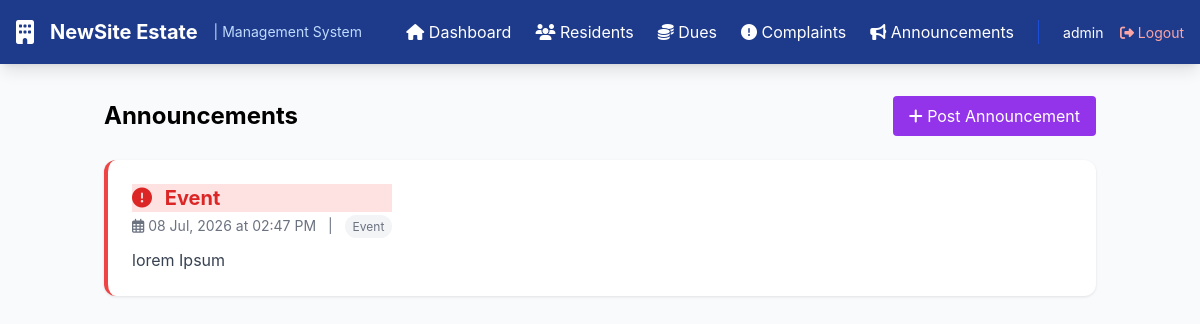
Page /announcements (signed in) on the committed database.
### models.py (models this page shows)
class User(db.Model, UserMixin):
    id = db.Column(db.Integer, primary_key=True)
    username = db.Column(db.String(80), unique=True, nullable=False)
    password = db.Column(db.String(200), nullable=False)
    role = db.Column(db.String(20), default='admin')  # admin, staff
    resident_id = db.Column(db.Integer, db.ForeignKey('resident.id'), nullable=True)
    resident = db.relationship('Resident', backref=db.backref('user_account', uselist=False))
    created_at = db.Column(db.DateTime, default=datetime.utcnow)

class Announcement(db.Model):
    id = db.Column(db.Integer, primary_key=True)
    title = db.Column(db.String(100), nullable=False)
    content = db.Column(db.Text, nullable=False)
    category = db.Column(db.String(30))  # General, Security, Maintenance, Event
    is_urgent = db.Column(db.Boolean, default=False)
    expires_at = db.Column(db.DateTime)
    created_by = db.Column(db.Integer, db.ForeignKey('user.id'))
    created_at = db.Column(db.DateTime, default=datetime.utcnow)
    is_published = db.Column(db.Boolean, default=True)

### app.py (the view)
@app.route('/announcements')
@login_required
def announcements():
    announcements_list = Announcement.query.filter_by(is_published=True).order_by(Announcement.created_at.desc()).all()
    return render_template('announcements.html', announcements=announcements_list)

### app.py (called while the page is built)
@login_manager.user_loader
def load_user(user_id):
    return User.query.get(int(user_id))

### templates/announcements.html (shortened to what this page needs)
{% extends "base.html" %}
{% block content %}
<div class="flex justify-between items-center mb-6">
    <h2 class="text-2xl font-bold">Announcements</h2>
    <button onclick="document.getElementById('announcementForm').classList.toggle('hidden')"
            class="bg-purple-600 text-white px-4 py-2 rounded hover:bg-purple-700 transition">
        <i class="fas fa-plus"></i> Post Announcement
    </button>
</div>
<div class="space-y-4">
    {% for announcement in announcements %}
    <div class="card stat-card {% if announcement.is_urgent %}red{% else %}blue{% endif %} mb-4">
        <div class="flex justify-between items-start">
            <div>
                <h3 class="font-bold text-xl {% if announcement.is_urgent %}text-red-600 priority-urgent{% endif %}">
                    {% if announcement.is_urgent %}<i class="fas fa-exclamation-circle text-red-600 mr-2"></i>{% endif %}
                    {{ announcement.title }}
                </h3>
                <p class="text-sm text-gray-500 mt-1">
                    <i class="far fa-calendar-alt"></i> {{ announcement.created_at.strftime('%d %b, %Y at %I:%M %p') }}
                    <span class="mx-2">|</span>
                    <span class="px-2 py-1 bg-gray-100 rounded-full text-xs">{{ announcement.category }}</span>
                </p>
            </div>
        </div>
        <p class="mt-3 text-gray-700">{{ announcement.content }}</p>
    </div>
    {% else %}
    <div class="bg-white rounded-lg shadow p-12 text-center text-gray-500">
        <i class="fas fa-bullhorn text-4xl block mb-2"></i>
        No announcements yet
    </div>
    {% endfor %}
</div>
{% endblock %}

### templates/base.html (shortened to what this page needs)
<!DOCTYPE html>
<head>
    <script src="https://cdn.tailwindcss.com"></script>
    <link rel="stylesheet" href="https://cdnjs.cloudflare.com/ajax/libs/font-awesome/6.4.0/css/all.min.css">
    <link rel="stylesheet" href="{{ url_for('static', filename='css/style.css') }}">
</head>
<body class="bg-gray-50">
    {% if current_user.is_authenticated %}
    <nav class="bg-blue-900 text-white shadow-lg">
        <div class="max-w-7xl mx-auto px-4">
            <div class="flex justify-between items-center h-16">
                <div class="flex items-center space-x-4">
                    <i class="fas fa-building text-2xl"></i>
                    <span class="font-bold text-xl">NewSite Estate</span>
                    <span class="text-sm text-blue-200 ml-2">| Management System</span>
                </div>
                <div class="flex items-center space-x-6">
                    <a href="{{ url_for('index') }}" class="hover:text-blue-200 transition">
                        <i class="fas fa-home"></i> Dashboard
                    </a>
                    <a href="{{ url_for('residents') }}" class="hover:text-blue-200 transition">
                        <i class="fas fa-users"></i> Residents
                    </a>
                    <a href="{{ url_for('dues') }}" class="hover:text-blue-200 transition">
                        <i class="fas fa-coins"></i> Dues
                    </a>
                    <a href="{{ url_for('complaints') }}" class="hover:text-blue-200 transition">
                        <i class="fas fa-exclamation-circle"></i> Complaints
                    </a>
                    <a href="{{ url_for('announcements') }}" class="hover:text-blue-200 transition">
                        <i class="fas fa-bullhorn"></i> Announcements
                    </a>
                    <div class="border-l border-blue-700 pl-6">
                        <span class="text-sm">{{ current_user.username }}</span>
                        <a href="{{ url_for('logout') }}" class="ml-3 text-sm text-red-300 hover:text-red-200">
                            <i class="fas fa-sign-out-alt"></i> Logout
                        </a>
                    </div>
                </div>
            </div>
        </div>
    </nav>
    {% endif %}
    <div class="container mx-auto px-4 py-8">
        {% block content %}{% endblock %}
    </div>
</body>
</html>

### static/css/style.css (style rules this page uses)
* { margin: 0; padding: 0; box-sizing: border-box; }
body { font-family: -apple-system, BlinkMacSystemFont, 'Segoe UI', Roboto, 'Helvetica Neue', Arial, sans-serif; background-color: #f3f4f6; min-height: 100vh; }
.stat-card { background: white; border-radius: 0.75rem; padding: 1.5rem; box-shadow: 0 1px 3px rgba(0, 0, 0, 0.1); transition: all 0.3s ease; border-left: 4px solid; position: relative; overflow: hidden; }
.stat-card.red { border-left-color: #ef4444; }
.priority-urgent { background-color: #fee2e2; color: #991b1b; animation: pulse-urgent 2s infinite; }
.card { background: white; border-radius: 0.75rem; box-shadow: 0 1px 3px rgba(0, 0, 0, 0.1); padding: 1.5rem; transition: all 0.3s ease; }

### rows in the picture
User: username "admin"
Announcement: is_urgent True (drawn), title "Event", created_at "08 Jul, 2026 at 02:47 PM", category "Event", content "lorem Ipsum"
